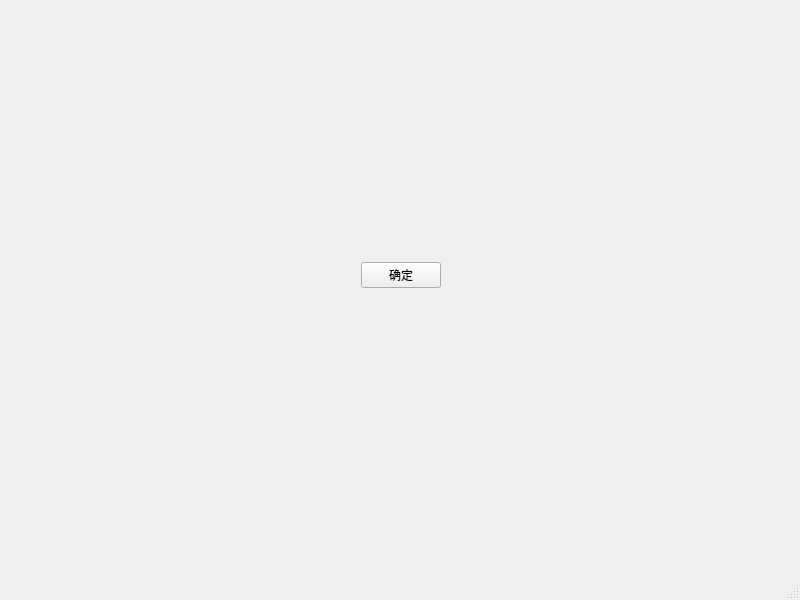
<?xml version="1.0" encoding="UTF-8"?>
<ui version="4.0">
 <class>project_self_check_window</class>
 <widget class="QMainWindow" name="project_self_check_window">
  <property name="geometry">
   <rect>
    <x>0</x>
    <y>0</y>
    <width>800</width>
    <height>600</height>
   </rect>
  </property>
  <property name="windowTitle">
   <string>程序自检</string>
  </property>
  <widget class="QWidget" name="centralwidget">
   <widget class="QWidget" name="verticalLayoutWidget">
    <property name="geometry">
     <rect>
      <x>0</x>
      <y>0</y>
      <width>801</width>
      <height>551</height>
     </rect>
    </property>
    <layout class="QVBoxLayout" name="verticalLayout" stretch="6,1">
     <property name="bottomMargin">
      <number>0</number>
     </property>
     <item>
      <layout class="QVBoxLayout" name="verticalLayout_2"/>
     </item>
     <item>
      <layout class="QHBoxLayout" name="horizontalLayout">
       <item>
        <spacer name="horizontalSpacer">
         <property name="orientation">
          <enum>Qt::Horizontal</enum>
         </property>
         <property name="sizeHint" stdset="0">
          <size>
           <width>40</width>
           <height>20</height>
          </size>
         </property>
        </spacer>
       </item>
       <item>
        <widget class="QPushButton" name="pushButton">
         <property name="text">
          <string>确定</string>
         </property>
        </widget>
       </item>
       <item>
        <spacer name="horizontalSpacer_2">
         <property name="orientation">
          <enum>Qt::Horizontal</enum>
         </property>
         <property name="sizeHint" stdset="0">
          <size>
           <width>40</width>
           <height>20</height>
          </size>
         </property>
        </spacer>
       </item>
      </layout>
     </item>
    </layout>
   </widget>
  </widget>
  <widget class="QMenuBar" name="menubar">
   <property name="geometry">
    <rect>
     <x>0</x>
     <y>0</y>
     <width>800</width>
     <height>22</height>
    </rect>
   </property>
  </widget>
  <widget class="QStatusBar" name="statusbar"/>
 </widget>
 <resources/>
 <connections/>
</ui>
